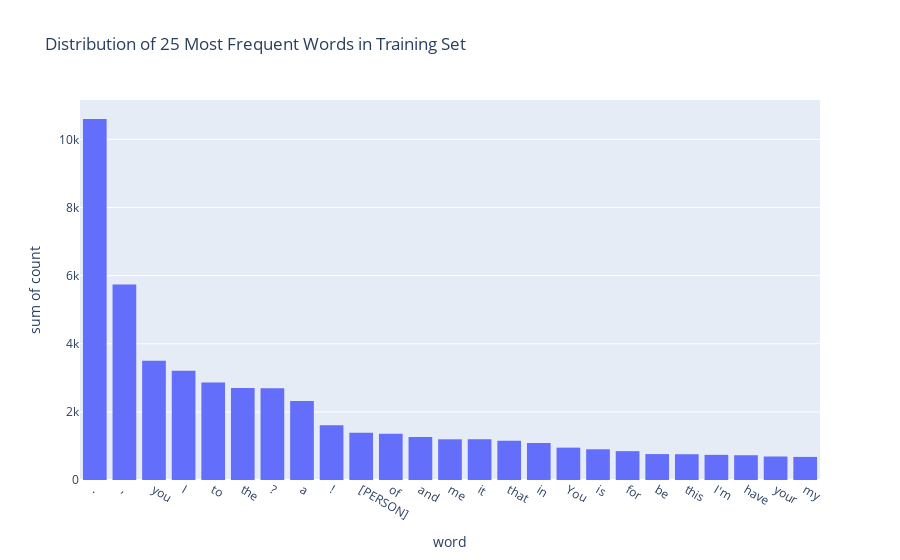
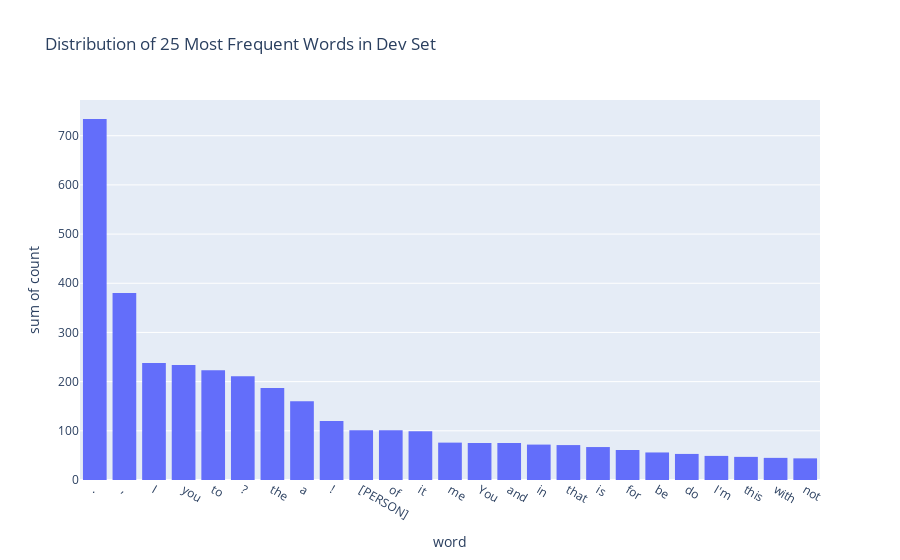

Notebook code cell kept with these figures, in order:
### Code cell
word_counter(train_df["sentence"], "Training"), word_counter(dev_df["sentence"], "Dev")

### Figure 1 — Plotly figure (JSON) as saved in the notebook; plotly's stock layout.template omitted (floating-point values rounded to 4 significant figures)
{"data": [{"alignmentgroup": "True", "bingroup": "x", "histfunc": "sum", "hovertemplate": "word=%{x}<br>sum of count=%{y}<extra></extra>", "legendgroup": "", "marker": {"color": "#636efa", "pattern": {"shape": ""}}, "name": "", "offsetgroup": "", "orientation": "v", "showlegend": false, "type": "histogram", "x": [".", ",", "you", "I", "to", "the", "?", "a", "!", "[PERSON]", "of", "and", "me", "it", "that", "in", "You", "is", "for", "be", "this", "I'm", "have", "your", "my"], "xaxis": "x", "y": [10600, 5738, 3502, 3208, 2862, 2703, 2696, 2320, 1608, 1386, 1358, 1266, 1195, 1193, 1156, 1083, 950, 902, 847, 761, 757, 738, 727, 690, 678], "yaxis": "y"}], "layout": {"barmode": "relative", "legend": {"tracegroupgap": 0}, "title": {"text": "Distribution of 25 Most Frequent Words in Training Set"}, "xaxis": {"anchor": "y", "domain": [0, 1], "title": {"text": "word"}}, "yaxis": {"anchor": "x", "domain": [0, 1], "title": {"text": "sum of count"}}}}

### Figure 2 — Plotly figure (JSON) as saved in the notebook; plotly's stock layout.template omitted (floating-point values rounded to 4 significant figures)
{"data": [{"alignmentgroup": "True", "bingroup": "x", "histfunc": "sum", "hovertemplate": "word=%{x}<br>sum of count=%{y}<extra></extra>", "legendgroup": "", "marker": {"color": "#636efa", "pattern": {"shape": ""}}, "name": "", "offsetgroup": "", "orientation": "v", "showlegend": false, "type": "histogram", "x": [".", ",", "I", "you", "to", "?", "the", "a", "!", "[PERSON]", "of", "it", "me", "You", "and", "in", "that", "is", "for", "be", "do", "I'm", "this", "with", "not"], "xaxis": "x", "y": [734, 380, 238, 234, 223, 211, 187, 160, 120, 101, 101, 99, 76, 75, 75, 72, 71, 67, 61, 56, 53, 49, 47, 45, 44], "yaxis": "y"}], "layout": {"barmode": "relative", "legend": {"tracegroupgap": 0}, "title": {"text": "Distribution of 25 Most Frequent Words in Dev Set"}, "xaxis": {"anchor": "y", "domain": [0, 1], "title": {"text": "word"}}, "yaxis": {"anchor": "x", "domain": [0, 1], "title": {"text": "sum of count"}}}}
